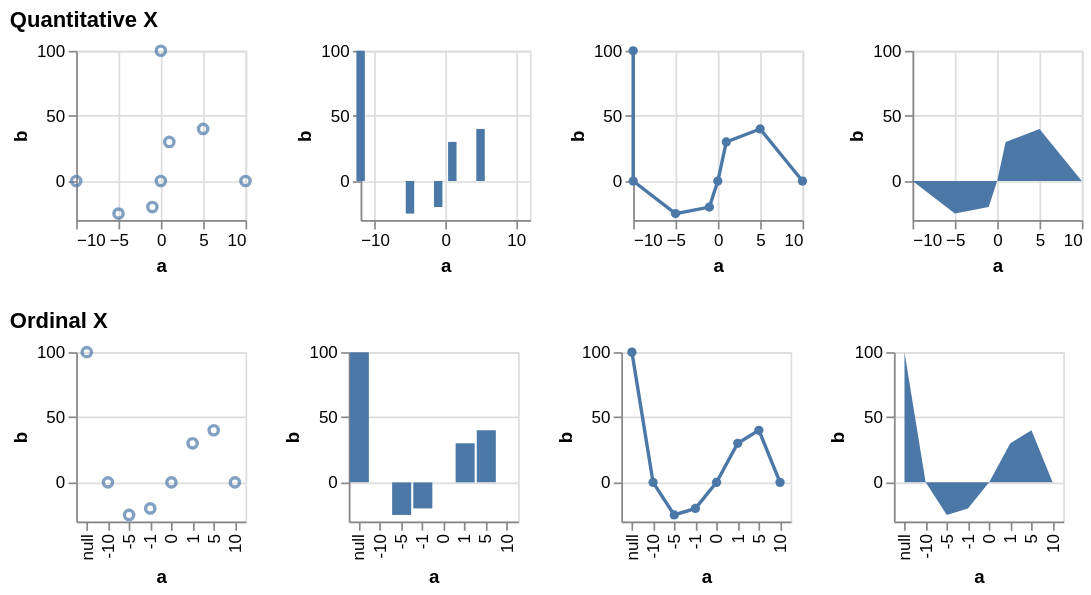

The Vega-Lite source for this figure:
### Vega specification from a JSON file in a GitHub repository (floating-point values rounded to 4 significant figures)
{"$schema": "https://vega.github.io/schema/vega/v5.json", "description": "Testing invalid", "background": "white", "padding": 5, "data": [{"name": "source_0", "values": [{"a": null, "b": 100}, {"a": -10, "b": null}, {"a": -5, "b": -25}, {"a": -1, "b": -20}, {"a": 0, "b": null}, {"a": 1, "b": 30}, {"a": 5, "b": 40}, {"a": 10, "b": null}]}, {"name": "data_0", "source": "source_0", "transform": [{"type": "formula", "expr": "toNumber(datum[\"a\"])", "as": "a"}]}, {"name": "data_2", "source": "data_0", "transform": [{"type": "stack", "groupby": ["a"], "field": "b", "sort": {"field": [], "order": []}, "as": ["b_start", "b_end"], "offset": "zero"}]}, {"name": "data_3", "source": "data_0", "transform": [{"type": "impute", "field": "b", "groupby": [], "key": "a", "method": "value", "value": 0}, {"type": "stack", "groupby": ["a"], "field": "b", "sort": {"field": [], "order": []}, "as": ["b_start", "b_end"], "offset": "zero"}]}, {"name": "data_4", "source": "data_0", "transform": [{"type": "stack", "groupby": ["a"], "field": "b", "sort": {"field": [], "order": []}, "as": ["b_start", "b_end"], "offset": "zero"}]}, {"name": "data_5", "source": "data_0", "transform": [{"type": "impute", "field": "b", "groupby": [], "key": "a", "method": "value", "value": 0}, {"type": "stack", "groupby": ["a"], "field": "b", "sort": {"field": [], "order": []}, "as": ["b_start", "b_end"], "offset": "zero"}]}], "signals": [{"name": "childHeight", "value": 100}, {"name": "concat_0_childWidth", "value": 100}, {"name": "concat_1_childWidth", "value": 100}], "layout": {"padding": 20, "columns": 1, "bounds": "full", "align": "each"}, "marks": [{"type": "group", "name": "concat_0_group", "title": {"text": "Quantitative X", "anchor": "start"}, "layout": {"padding": 20, "bounds": "full", "align": "each"}, "marks": [{"type": "group", "name": "concat_0_concat_0_group", "style": "cell", "encode": {"update": {"width": {"signal": "concat_0_childWidth"}, "height": {"signal": "childHeight"}}}, "marks": [{"name": "concat_0_concat_0_marks", "type": "symbol", "style": ["point"], "from": {"data": "data_0"}, "encode": {"update": {"opacity": {"value": 0.7}, "fill": {"value": "transparent"}, "stroke": {"value": "#4c78a8"}, "tooltip": {"signal": "{\"a\": format(datum[\"a\"], \"\"), \"b\": format(datum[\"b\"], \"\")}"}, "ariaRoleDescription": {"value": "point"}, "description": {"signal": "\"a: \" + (format(datum[\"a\"], \"\")) + \"; b: \" + (format(datum[\"b\"], \"\"))"}, "x": [{"test": "!isValid(datum[\"a\"]) || !isFinite(+datum[\"a\"])", "scale": "concat_0_concat_0_x", "value": 0}, {"scale": "concat_0_concat_0_x", "field": "a"}], "y": [{"test": "!isValid(datum[\"b\"]) || !isFinite(+datum[\"b\"])", "scale": "concat_0_concat_0_y", "value": 0}, {"scale": "concat_0_concat_0_y", "field": "b"}]}}}], "axes": [{"scale": "concat_0_concat_0_x", "orient": "bottom", "gridScale": "concat_0_concat_0_y", "grid": true, "tickCount": {"signal": "ceil(concat_0_childWidth/40)"}, "domain": false, "labels": false, "aria": false, "maxExtent": 0, "minExtent": 0, "ticks": false, "zindex": 0}, {"scale": "concat_0_concat_0_y", "orient": "left", "gridScale": "concat_0_concat_0_x", "grid": true, "tickCount": {"signal": "ceil(childHeight/40)"}, "domain": false, "labels": false, "aria": false, "maxExtent": 0, "minExtent": 0, "ticks": false, "zindex": 0}, {"scale": "concat_0_concat_0_x", "orient": "bottom", "grid": false, "title": "a", "labelFlush": true, "labelOverlap": true, "tickCount": {"signal": "ceil(concat_0_childWidth/40)"}, "zindex": 0}, {"scale": "concat_0_concat_0_y", "orient": "left", "grid": false, "title": "b", "labelOverlap": true, "tickCount": {"signal": "ceil(childHeight/40)"}, "zindex": 0}]}, {"type": "group", "name": "concat_0_concat_1_group", "style": "cell", "encode": {"update": {"width": {"signal": "concat_0_childWidth"}, "height": {"signal": "childHeight"}}}, "marks": [{"name": "concat_0_concat_1_marks", "type": "rect", "style": ["bar"], "from": {"data": "data_2"}, "encode": {"update": {"fill": {"value": "#4c78a8"}, "tooltip": {"signal": "{\"a\": format(datum[\"a\"], \"\"), \"b\": format(datum[\"b\"], \"\")}"}, "ariaRoleDescription": {"value": "bar"}, "description": {"signal": "\"a: \" + (format(datum[\"a\"], \"\")) + \"; b: \" + (format(datum[\"b\"], \"\"))"}, "xc": [{"test": "!isValid(datum[\"a\"]) || !isFinite(+datum[\"a\"])", "value": 0}, {"scale": "concat_0_concat_1_x", "field": "a"}], "width": {"value": 5}, "y": {"scale": "concat_0_concat_1_y", "field": "b_end"}, "y2": {"scale": "concat_0_concat_1_y", "field": "b_start"}}}}], "axes": [{"scale": "concat_0_concat_1_x", "orient": "bottom", "gridScale": "concat_0_concat_1_y", "grid": true, "tickCount": {"signal": "ceil(concat_0_childWidth/40)"}, "domain": false, "labels": false, "aria": false, "maxExtent": 0, "minExtent": 0, "ticks": false, "zindex": 0}, {"scale": "concat_0_concat_1_y", "orient": "left", "gridScale": "concat_0_concat_1_x", "grid": true, "tickCount": {"signal": "ceil(childHeight/40)"}, "domain": false, "labels": false, "aria": false, "maxExtent": 0, "minExtent": 0, "ticks": false, "zindex": 0}, {"scale": "concat_0_concat_1_x", "orient": "bottom", "grid": false, "title": "a", "labelFlush": true, "labelOverlap": true, "tickCount": {"signal": "ceil(concat_0_childWidth/40)"}, "zindex": 0}, {"scale": "concat_0_concat_1_y", "orient": "left", "grid": false, "title": "b", "labelOverlap": true, "tickCount": {"signal": "ceil(childHeight/40)"}, "zindex": 0}]}, {"type": "group", "name": "concat_0_concat_2_group", "style": "cell", "encode": {"update": {"width": {"signal": "concat_0_childWidth"}, "height": {"signal": "childHeight"}}}, "marks": [{"name": "concat_0_concat_2_layer_0_marks", "type": "line", "style": ["line"], "sort": {"field": "x"}, "from": {"data": "data_0"}, "encode": {"update": {"stroke": {"value": "#4c78a8"}, "tooltip": {"signal": "{\"a\": format(datum[\"a\"], \"\"), \"b\": format(datum[\"b\"], \"\")}"}, "description": {"signal": "\"a: \" + (format(datum[\"a\"], \"\")) + \"; b: \" + (format(datum[\"b\"], \"\"))"}, "x": [{"test": "!isValid(datum[\"a\"]) || !isFinite(+datum[\"a\"])", "value": 0}, {"scale": "concat_0_concat_2_x", "field": "a"}], "y": [{"test": "!isValid(datum[\"b\"]) || !isFinite(+datum[\"b\"])", "scale": "concat_0_concat_2_y", "value": 0}, {"scale": "concat_0_concat_2_y", "field": "b"}]}}}, {"name": "concat_0_concat_2_layer_1_marks", "type": "symbol", "style": ["point"], "from": {"data": "data_0"}, "encode": {"update": {"opacity": {"value": 1}, "fill": {"value": "#4c78a8"}, "tooltip": {"signal": "{\"a\": format(datum[\"a\"], \"\"), \"b\": format(datum[\"b\"], \"\")}"}, "ariaRoleDescription": {"value": "point"}, "description": {"signal": "\"a: \" + (format(datum[\"a\"], \"\")) + \"; b: \" + (format(datum[\"b\"], \"\"))"}, "x": [{"test": "!isValid(datum[\"a\"]) || !isFinite(+datum[\"a\"])", "value": 0}, {"scale": "concat_0_concat_2_x", "field": "a"}], "y": [{"test": "!isValid(datum[\"b\"]) || !isFinite(+datum[\"b\"])", "scale": "concat_0_concat_2_y", "value": 0}, {"scale": "concat_0_concat_2_y", "field": "b"}]}}}], "axes": [{"scale": "concat_0_concat_2_x", "orient": "bottom", "gridScale": "concat_0_concat_2_y", "grid": true, "tickCount": {"signal": "ceil(concat_0_childWidth/40)"}, "domain": false, "labels": false, "aria": false, "maxExtent": 0, "minExtent": 0, "ticks": false, "zindex": 0}, {"scale": "concat_0_concat_2_y", "orient": "left", "gridScale": "concat_0_concat_2_x", "grid": true, "tickCount": {"signal": "ceil(childHeight/40)"}, "domain": false, "labels": false, "aria": false, "maxExtent": 0, "minExtent": 0, "ticks": false, "zindex": 0}, {"scale": "concat_0_concat_2_x", "orient": "bottom", "grid": false, "title": "a", "labelFlush": true, "labelOverlap": true, "tickCount": {"signal": "ceil(concat_0_childWidth/40)"}, "zindex": 0}, {"scale": "concat_0_concat_2_y", "orient": "left", "grid": false, "title": "b", "labelOverlap": true, "tickCount": {"signal": "ceil(childHeight/40)"}, "zindex": 0}]}, {"type": "group", "name": "concat_0_concat_3_group", "style": "cell", "encode": {"update": {"width": {"signal": "concat_0_childWidth"}, "height": {"signal": "childHeight"}}}, "marks": [{"name": "concat_0_concat_3_marks", "type": "area", "style": ["area"], "sort": {"field": "x"}, "from": {"data": "data_3"}, "encode": {"update": {"orient": {"value": "vertical"}, "fill": {"value": "#4c78a8"}, "tooltip": {"signal": "{\"a\": format(datum[\"a\"], \"\"), \"b\": format(datum[\"b\"], \"\")}"}, "description": {"signal": "\"a: \" + (format(datum[\"a\"], \"\")) + \"; b: \" + (format(datum[\"b\"], \"\"))"}, "x": [{"test": "!isValid(datum[\"a\"]) || !isFinite(+datum[\"a\"])", "value": 0}, {"scale": "concat_0_concat_3_x", "field": "a"}], "y": {"scale": "concat_0_concat_3_y", "field": "b_end"}, "y2": {"scale": "concat_0_concat_3_y", "field": "b_start"}}}}], "axes": [{"scale": "concat_0_concat_3_x", "orient": "bottom", "gridScale": "concat_0_concat_3_y", "grid": true, "tickCount": {"signal": "ceil(concat_0_childWidth/40)"}, "domain": false, "labels": false, "aria": false, "maxExtent": 0, "minExtent": 0, "ticks": false, "zindex": 0}, {"scale": "concat_0_concat_3_y", "orient": "left", "gridScale": "concat_0_concat_3_x", "grid": true, "tickCount": {"signal": "ceil(childHeight/40)"}, "domain": false, "labels": false, "aria": false, "maxExtent": 0, "minExtent": 0, "ticks": false, "zindex": 0}, {"scale": "concat_0_concat_3_x", "orient": "bottom", "grid": false, "title": "a", "labelFlush": true, "labelOverlap": true, "tickCount": {"signal": "ceil(concat_0_childWidth/40)"}, "zindex": 0}, {"scale": "concat_0_concat_3_y", "orient": "left", "grid": false, "title": "b", "labelOverlap": true, "tickCount": {"signal": "ceil(childHeight/40)"}, "zindex": 0}]}]}, {"type": "group", "name": "concat_1_group", "title": {"text": "Ordinal X", "anchor": "start"}, "layout": {"padding": 20, "bounds": "full", "align": "each"}, "marks": [{"type": "group", "name": "concat_1_concat_0_group", "style": "cell", "encode": {"update": {"width": {"signal": "concat_1_childWidth"}, "height": {"signal": "childHeight"}}}, "marks": [{"name": "concat_1_concat_0_marks", "type": "symbol", "style": ["point"], "from": {"data": "data_0"}, "encode": {"update": {"opacity": {"value": 0.7}, "fill": {"value": "transparent"}, "stroke": {"value": "#4c78a8"}, "tooltip": {"signal": "{\"a\": isValid(datum[\"a\"]) ? datum[\"a\"] : \"\"+datum[\"a\"], \"b\": format(datum[\"b\"], \"\")}"}, "ariaRoleDescription": {"value": "point"}, "description": {"signal": "\"a: \" + (isValid(datum[\"a\"]) ? datum[\"a\"] : \"\"+datum[\"a\"]) + \"; b: \" + (format(datum[\"b\"], \"\"))"}, "x": {"scale": "concat_1_concat_0_x", "field": "a"}, "y": [{"test": "!isValid(datum[\"b\"]) || !isFinite(+datum[\"b\"])", "scale": "concat_1_concat_0_y", "value": 0}, {"scale": "concat_1_concat_0_y", "field": "b"}]}}}], "axes": [{"scale": "concat_1_concat_0_y", "orient": "left", "gridScale": "concat_1_concat_0_x", "grid": true, "tickCount": {"signal": "ceil(childHeight/40)"}, "domain": false, "labels": false, "aria": false, "maxExtent": 0, "minExtent": 0, "ticks": false, "zindex": 0}, {"scale": "concat_1_concat_0_x", "orient": "bottom", "grid": false, "title": "a", "labelAlign": "right", "labelAngle": 270, "labelBaseline": "middle", "zindex": 0}, {"scale": "concat_1_concat_0_y", "orient": "left", "grid": false, "title": "b", "labelOverlap": true, "tickCount": {"signal": "ceil(childHeight/40)"}, "zindex": 0}]}, {"type": "group", "name": "concat_1_concat_1_group", "style": "cell", "encode": {"update": {"width": {"signal": "concat_1_childWidth"}, "height": {"signal": "childHeight"}}}, "marks": [{"name": "concat_1_concat_1_marks", "type": "rect", "style": ["bar"], "from": {"data": "data_4"}, "encode": {"update": {"fill": {"value": "#4c78a8"}, "tooltip": {"signal": "{\"a\": isValid(datum[\"a\"]) ? datum[\"a\"] : \"\"+datum[\"a\"], \"b\": format(datum[\"b\"], \"\")}"}, "ariaRoleDescription": {"value": "bar"}, "description": {"signal": "\"a: \" + (isValid(datum[\"a\"]) ? datum[\"a\"] : \"\"+datum[\"a\"]) + \"; b: \" + (format(datum[\"b\"], \"\"))"}, "x": {"scale": "concat_1_concat_1_x", "field": "a"}, "width": {"signal": "max(0.25, bandwidth('concat_1_concat_1_x'))"}, "y": {"scale": "concat_1_concat_1_y", "field": "b_end"}, "y2": {"scale": "concat_1_concat_1_y", "field": "b_start"}}}}], "axes": [{"scale": "concat_1_concat_1_y", "orient": "left", "gridScale": "concat_1_concat_1_x", "grid": true, "tickCount": {"signal": "ceil(childHeight/40)"}, "domain": false, "labels": false, "aria": false, "maxExtent": 0, "minExtent": 0, "ticks": false, "zindex": 0}, {"scale": "concat_1_concat_1_x", "orient": "bottom", "grid": false, "title": "a", "labelAlign": "right", "labelAngle": 270, "labelBaseline": "middle", "zindex": 0}, {"scale": "concat_1_concat_1_y", "orient": "left", "grid": false, "title": "b", "labelOverlap": true, "tickCount": {"signal": "ceil(childHeight/40)"}, "zindex": 0}]}, {"type": "group", "name": "concat_1_concat_2_group", "style": "cell", "encode": {"update": {"width": {"signal": "concat_1_childWidth"}, "height": {"signal": "childHeight"}}}, "marks": [{"name": "concat_1_concat_2_layer_0_marks", "type": "line", "style": ["line"], "sort": {"field": "x"}, "from": {"data": "data_0"}, "encode": {"update": {"stroke": {"value": "#4c78a8"}, "tooltip": {"signal": "{\"a\": isValid(datum[\"a\"]) ? datum[\"a\"] : \"\"+datum[\"a\"], \"b\": format(datum[\"b\"], \"\")}"}, "description": {"signal": "\"a: \" + (isValid(datum[\"a\"]) ? datum[\"a\"] : \"\"+datum[\"a\"]) + \"; b: \" + (format(datum[\"b\"], \"\"))"}, "x": {"scale": "concat_1_concat_2_x", "field": "a"}, "y": [{"test": "!isValid(datum[\"b\"]) || !isFinite(+datum[\"b\"])", "scale": "concat_1_concat_2_y", "value": 0}, {"scale": "concat_1_concat_2_y", "field": "b"}]}}}, {"name": "concat_1_concat_2_layer_1_marks", "type": "symbol", "style": ["point"], "from": {"data": "data_0"}, "encode": {"update": {"opacity": {"value": 1}, "fill": {"value": "#4c78a8"}, "tooltip": {"signal": "{\"a\": isValid(datum[\"a\"]) ? datum[\"a\"] : \"\"+datum[\"a\"], \"b\": format(datum[\"b\"], \"\")}"}, "ariaRoleDescription": {"value": "point"}, "description": {"signal": "\"a: \" + (isValid(datum[\"a\"]) ? datum[\"a\"] : \"\"+datum[\"a\"]) + \"; b: \" + (format(datum[\"b\"], \"\"))"}, "x": {"scale": "concat_1_concat_2_x", "field": "a"}, "y": [{"test": "!isValid(datum[\"b\"]) || !isFinite(+datum[\"b\"])", "scale": "concat_1_concat_2_y", "value": 0}, {"scale": "concat_1_concat_2_y", "field": "b"}]}}}], "axes": [{"scale": "concat_1_concat_2_y", "orient": "left", "gridScale": "concat_1_concat_2_x", "grid": true, "tickCount": {"signal": "ceil(childHeight/40)"}, "domain": false, "labels": false, "aria": false, "maxExtent": 0, "minExtent": 0, "ticks": false, "zindex": 0}, {"scale": "concat_1_concat_2_x", "orient": "bottom", "grid": false, "title": "a", "labelAlign": "right", "labelAngle": 270, "labelBaseline": "middle", "zindex": 0}, {"scale": "concat_1_concat_2_y", "orient": "left", "grid": false, "title": "b", "labelOverlap": true, "tickCount": {"signal": "ceil(childHeight/40)"}, "zindex": 0}]}, {"type": "group", "name": "concat_1_concat_3_group", "style": "cell", "encode": {"update": {"width": {"signal": "concat_1_childWidth"}, "height": {"signal": "childHeight"}}}, "marks": [{"name": "concat_1_concat_3_marks", "type": "area", "style": ["area"], "sort": {"field": "x"}, "from": {"data": "data_5"}, "encode": {"update": {"orient": {"value": "vertical"}, "fill": {"value": "#4c78a8"}, "tooltip": {"signal": "{\"a\": isValid(datum[\"a\"]) ? datum[\"a\"] : \"\"+datum[\"a\"], \"b\": format(datum[\"b\"], \"\")}"}, "description": {"signal": "\"a: \" + (isValid(datum[\"a\"]) ? datum[\"a\"] : \"\"+datum[\"a\"]) + \"; b: \" + (format(datum[\"b\"], \"\"))"}, "x": {"scale": "concat_1_concat_3_x", "field": "a"}, "y": {"scale": "concat_1_concat_3_y", "field": "b_end"}, "y2": {"scale": "concat_1_concat_3_y", "field": "b_start"}}}}], "axes": [{"scale": "concat_1_concat_3_y", "orient": "left", "gridScale": "concat_1_concat_3_x", "grid": true, "tickCount": {"signal": "ceil(childHeight/40)"}, "domain": false, "labels": false, "aria": false, "maxExtent": 0, "minExtent": 0, "ticks": false, "zindex": 0}, {"scale": "concat_1_concat_3_x", "orient": "bottom", "grid": false, "title": "a", "labelAlign": "right", "labelAngle": 270, "labelBaseline": "middle", "zindex": 0}, {"scale": "concat_1_concat_3_y", "orient": "left", "grid": false, "title": "b", "labelOverlap": true, "tickCount": {"signal": "ceil(childHeight/40)"}, "zindex": 0}]}]}], "scales": [{"name": "concat_0_concat_0_x", "type": "linear", "domain": {"data": "data_0", "field": "a"}, "range": [0, {"signal": "concat_0_childWidth"}], "nice": true, "zero": true}, {"name": "concat_0_concat_0_y", "type": "linear", "domain": {"data": "data_0", "field": "b"}, "range": [{"signal": "childHeight"}, 0], "nice": true, "zero": true}, {"name": "concat_0_concat_1_x", "type": "linear", "domain": {"data": "data_2", "field": "a"}, "range": [0, {"signal": "concat_0_childWidth"}], "nice": true, "zero": false, "padding": 5}, {"name": "concat_0_concat_1_y", "type": "linear", "domain": {"data": "data_2", "fields": ["b_start", "b_end"]}, "range": [{"signal": "childHeight"}, 0], "nice": true, "zero": true}, {"name": "concat_0_concat_2_x", "type": "linear", "domain": {"data": "data_0", "field": "a"}, "range": [0, {"signal": "concat_0_childWidth"}], "nice": true, "zero": false}, {"name": "concat_0_concat_2_y", "type": "linear", "domain": {"data": "data_0", "field": "b"}, "range": [{"signal": "childHeight"}, 0], "nice": true, "zero": true}, {"name": "concat_0_concat_3_x", "type": "linear", "domain": {"data": "data_3", "field": "a"}, "range": [0, {"signal": "concat_0_childWidth"}], "nice": true, "zero": false}, {"name": "concat_0_concat_3_y", "type": "linear", "domain": {"data": "data_3", "fields": ["b_start", "b_end"]}, "range": [{"signal": "childHeight"}, 0], "nice": true, "zero": true}, {"name": "concat_1_concat_0_x", "type": "point", "domain": {"data": "data_0", "field": "a", "sort": true}, "range": [0, {"signal": "concat_1_childWidth"}], "padding": 0.5}, {"name": "concat_1_concat_0_y", "type": "linear", "domain": {"data": "data_0", "field": "b"}, "range": [{"signal": "childHeight"}, 0], "nice": true, "zero": true}, {"name": "concat_1_concat_1_x", "type": "band", "domain": {"data": "data_4", "field": "a", "sort": true}, "range": [0, {"signal": "concat_1_childWidth"}], "paddingInner": 0.1, "paddingOuter": 0.05}, {"name": "concat_1_concat_1_y", "type": "linear", "domain": {"data": "data_4", "fields": ["b_start", "b_end"]}, "range": [{"signal": "childHeight"}, 0], "nice": true, "zero": true}, {"name": "concat_1_concat_2_x", "type": "point", "domain": {"data": "data_0", "field": "a", "sort": true}, "range": [0, {"signal": "concat_1_childWidth"}], "padding": 0.5}, {"name": "concat_1_concat_2_y", "type": "linear", "domain": {"data": "data_0", "field": "b"}, "range": [{"signal": "childHeight"}, 0], "nice": true, "zero": true}, {"name": "concat_1_concat_3_x", "type": "point", "domain": {"data": "data_5", "field": "a", "sort": true}, "range": [0, {"signal": "concat_1_childWidth"}], "padding": 0.5}, {"name": "concat_1_concat_3_y", "type": "linear", "domain": {"data": "data_5", "fields": ["b_start", "b_end"]}, "range": [{"signal": "childHeight"}, 0], "nice": true, "zero": true}], "config": {"mark": {"tooltip": true}}}
